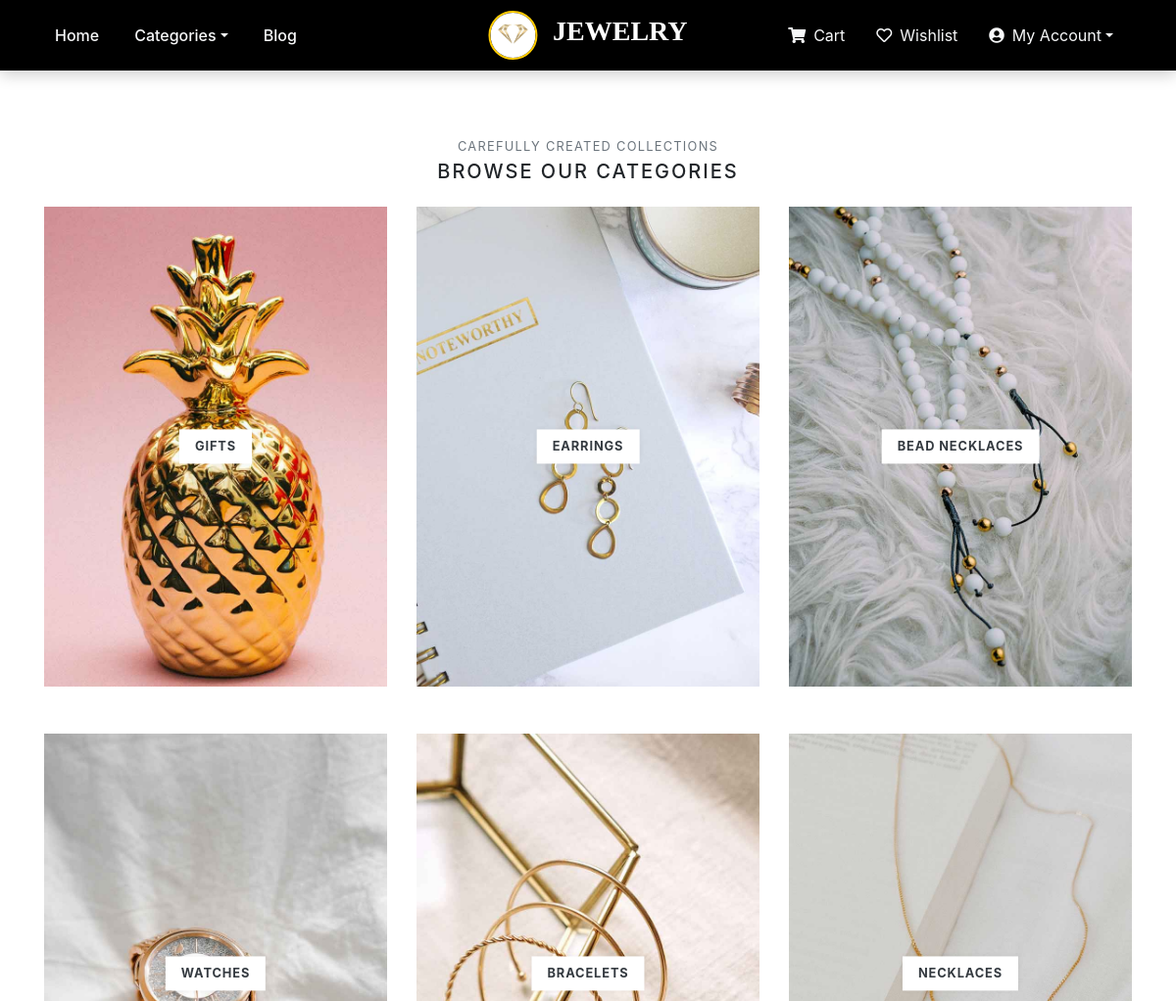
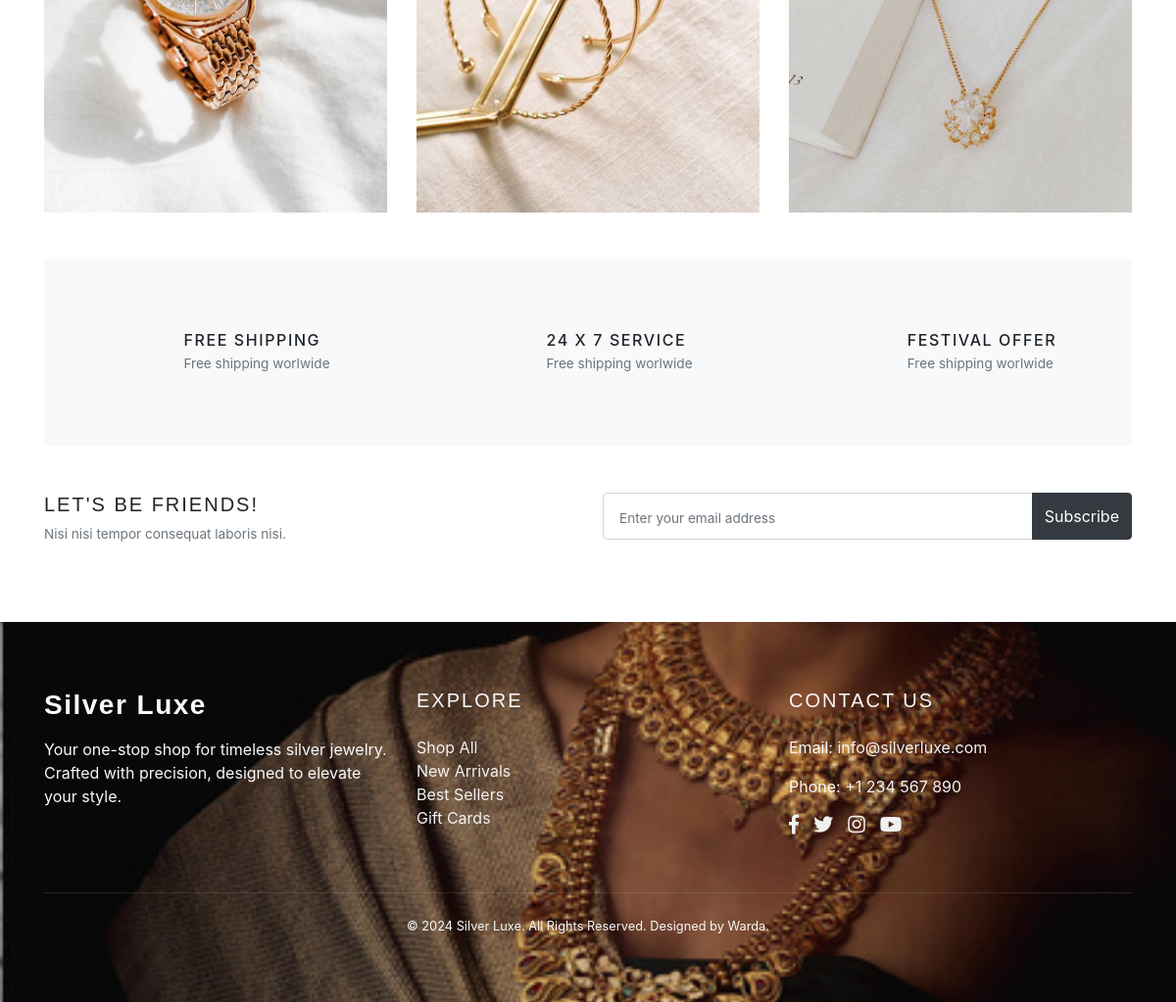
Page /categories/ on the committed database (2 pictures, top to bottom).
### store/models.py (models this page shows, shortened)
class Category(models.Model):
    title = models.CharField(max_length=50, verbose_name="Category Title")
    slug = models.SlugField(max_length=55, verbose_name="Category Slug")
    description = models.TextField(blank=True, verbose_name="Category Description")
    category_image = models.ImageField(upload_to='category', blank=True, null=True, verbose_name="Category Image")
    is_active = models.BooleanField(verbose_name="Is Active?")
    is_featured = models.BooleanField(verbose_name="Is Featured?")
    created_at = models.DateTimeField(auto_now_add=True, verbose_name="Created Date")
    updated_at = models.DateTimeField(auto_now=True, verbose_name="Updated Date")
    class Meta:
        verbose_name_plural = 'Categories'
        ordering = ('-created_at', )

### store/views.py (the view)
# urls.py: path('categories/', views.all_categories, name="all-categories"),
def all_categories(request):
    categories = Category.objects.filter(is_active=True)
    return render(request, 'store/categories.html', {'categories':categories})

### store/context_preprocessors.py (called while the page is built)
def store_menu(request):
    categories = Category.objects.filter(is_active=True)
    context = {
        'categories_menu': categories,
    }
    return context

def cart_menu(request):
    if request.user.is_authenticated:
        cart_items= Cart.objects.filter(user=request.user)
        context = {
            'cart_items': cart_items,
        }
    else:
        context = {}
    return context

### templates/store/categories.html (shortened to what this page needs)
{% extends 'base.html' %}
{% load static %}
      {% block content %}
      <div class="container">
        <section class="pt-5">
          <header class="text-center">
            <p class="small text-muted small text-uppercase mb-1">Carefully created collections</p>
            <h2 class="h5 text-uppercase mb-4">Browse our categories</h2>
          </header>
          <div class="row">
          {% if categories %}
            {% for category in categories %}
              <div class="col-md-4 mb-4 mb-md-5">
                <a class="category-item" href="{% url 'store:category-products' category.slug %}">
                  <strong class="category-item-title">{{ category.title }}</strong>
                </a>
              </div>
            {% endfor %}
          {% endif %}
          </div>
        </section>
        <section class="py-5 bg-light">
          <div class="container">
            <div class="row text-center">
              <div class="col-lg-4 mb-3 mb-lg-0">
                <div class="d-inline-block">
                  <div class="media align-items-end">
                    <svg class="svg-icon svg-icon-big svg-icon-light">
                      <use xlink:href="#delivery-time-1"> </use>
                    </svg>
                    <div class="media-body text-left ml-3">
                      <h6 class="text-uppercase mb-1">Free shipping</h6>
                      <p class="text-small mb-0 text-muted">Free shipping worlwide</p>
                    </div>
                  </div>
                </div>
              </div>
              <div class="col-lg-4 mb-3 mb-lg-0">
                <div class="d-inline-block">
                  <div class="media align-items-end">
                    <svg class="svg-icon svg-icon-big svg-icon-light">
                      <use xlink:href="#helpline-24h-1"> </use>
                    </svg>
                    <div class="media-body text-left ml-3">
                      <h6 class="text-uppercase mb-1">24 x 7 service</h6>
                      <p class="text-small mb-0 text-muted">Free shipping worlwide</p>
                    </div>
                  </div>
                </div>
              </div>
              <div class="col-lg-4">
                <div class="d-inline-block">
                  <div class="media align-items-end">
                    <svg class="svg-icon svg-icon-big svg-icon-light">
                      <use xlink:href="#label-tag-1"> </use>
                    </svg>
                    <div class="media-body text-left ml-3">
                      <h6 class="text-uppercase mb-1">Festival offer</h6>
                      <p class="text-small mb-0 text-muted">Free shipping worlwide</p>
                    </div>
                  </div>
                </div>
              </div>
            </div>
          </div>
        </section>
        <section class="py-5">
          <div class="container p-0">
            <div class="row">
              <div class="col-lg-6 mb-3 mb-lg-0">
                <h5 class="text-uppercase">Let's be friends!</h5>
                <p class="text-small text-muted mb-0">Nisi nisi tempor consequat laboris nisi.</p>
              </div>
              <div class="col-lg-6">
                <form action="#">
                  <div class="input-group flex-column flex-sm-row mb-3">
                    <input class="form-control form-control-lg py-3" type="email" placeholder="Enter your email address" aria-describedby="button-addon2">
                    <div class="input-group-append">
                      <button class="btn btn-dark btn-block" id="button-addon2" type="submit">Subscribe</button>
                    </div>
                  </div>
                </form>
              </div>
            </div>
          </div>
        </section>
      </div>
      {% endblock content %}

### jewelryshop/static/css/style.default.css (style rules this page uses)
.text-small { font-size: 0.85rem !important; }
strong { font-weight: 700; }
.category-item { display: block; position: relative; color: #343a40; transition: all 0.3s; }
.category-item-title { display: inline-block; padding: 0.5rem 1rem; background: #fff; text-transform: uppercase; letter-spacing: 0.07em; position: absolute; top: 50%; left: 50%; -webkit-transform: translate(-50%, -50%); transform: translate(-50%, -50%); box-shadow: 0 0 5px rgba(0, 0, 0, 0.07); font-size: 0.8rem; }
.text-uppercase { text-transform: uppercase; letter-spacing: 0.1em; }
.svg-icon { width: 32px; height: 32px; vertical-align: text-bottom; stroke: currentColor; stroke-width: 3; --layer1: currentColor; --layer2: currentColor; --layer3: currentColor; }
.svg-icon.svg-icon-light { stroke-width: 2; }
.svg-icon-big { width: 48px; height: 48px; }
.btn { font-weight: 400; border: 1px solid transparent; font-family: inherit; padding: 0.375rem 1.5rem; font-size: 1rem; line-height: 1.5; border-radius: 0; transition: color 0.15s ease-in-out, background-color 0.15s ease-in-out, border-color 0.15s ease-in-out, box-shadow 0.15s ease-in-out; }
.btn-dark { color: #fff; background-color: #111111; border-color: #111111; }
body { font-family: "Libre Franklin", sans-serif; font-size: 1rem; font-weight: 400; line-height: 1.5; color: #111111; background-color: #fff; }
a { color: #dcb14a; text-decoration: none; }
h1, h2, h3, h4, h5, h6, .h1, .h2, .h3, .h4, .h5, .h6 { margin-bottom: 0.5rem; font-family: inherit; font-weight: 900; line-height: 1.2; color: inherit; }
h2, .h2 { font-size: 1.9rem; }
h5, .h5 { font-size: 1.15rem; }
h6, .h6 { font-size: 1rem; }
small, .small { font-size: 80%; font-weight: 400; }
.bg-light { background-color: #f8f9fa !important; }
.form-control { padding: 0.375rem 0.75rem; font-size: 1rem; line-height: 1.5; color: #495057; background-color: #fff; border: 1px solid #ced4da; border-radius: 0; transition: border-color 0.15s ease-in-out, box-shadow 0.15s ease-in-out; }
.form-control::placeholder { color: #adb5bd; font-size: 0.85rem; font-weight: 400; }
.form-control-lg { padding: 0.5rem 1rem; font-size: 1rem; line-height: 1.5; border-radius: 0; }

### templates/footer.html (style rules this page uses)
h3, h5 { font-family: 'Montserrat', sans-serif; letter-spacing: 1.5px; }
.container { max-width: 1140px; padding: 20px; margin: auto; }

### rows in the picture
Category: title "GIFTS"
Category: title "EARRINGS"
Category: title "BEAD NECKLACES"
Category: title "WATCHES"
Category: title "BRACELETS"
Category: title "NECKLACES"
